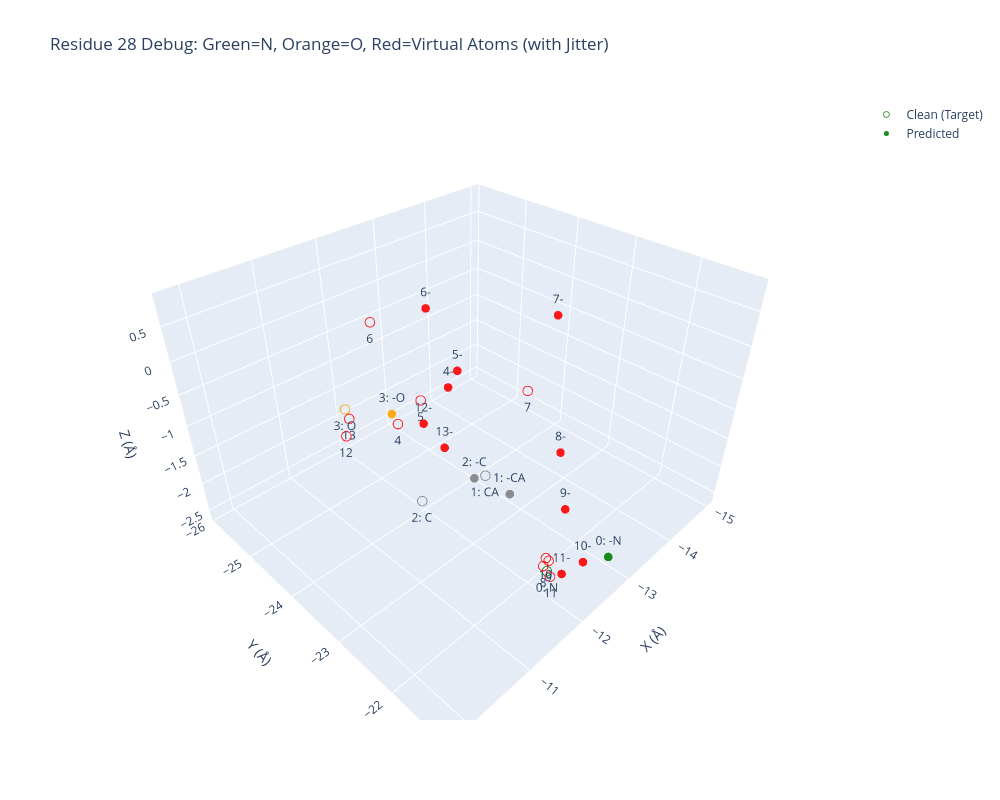

Notebook code for this chart:
### Code cell
import torch
import numpy as np
import plotly.graph_objects as go

# 【新增函数：计算并打印虚拟原子到 N 和 O 的距离】
def print_virtual_atom_distances(coords_noisy: torch.Tensor, res_idx: int):
    """计算预测结构中虚拟原子(4-13)到 N(0) 和 O(3) 的欧氏距离(埃)"""
    # 获取特定残基的坐标 (注意：这里直接计算原始预测坐标，不加 jitter)
    atoms = coords_noisy[res_idx].cpu().numpy()
    
    n_coord = atoms[0]
    o_coord = atoms[3]
    
    print(f"\n=== 残基 {res_idx} 预测结构(Noisy) 虚拟原子距离分析 ===")
    print(f"{'Atom':<8} | {'Dist to N (Å)':<15} | {'Dist to O (Å)':<15}")
    print("-" * 42)
    
    for i in range(4, 14):
        v_coord = atoms[i]
        dist_to_n = np.linalg.norm(v_coord - n_coord)
        dist_to_o = np.linalg.norm(v_coord - o_coord)
        print(f"Atom {i:<3} | {dist_to_n:<15.4f} | {dist_to_o:<15.4f}")
    print("==========================================\n")


def interactive_visualize(
    coords_clean: torch.Tensor,
    coords_noisy: torch.Tensor,
    res_idx: int = 0,  
    output_html: str = None
):
    """Plotly 交互式 3D 图，用于调试 atom14 表示法中虚拟原子的空间分布"""
    
    # 提取坐标时加上 .copy()，避免原地修改影响外部数据
    clean_atoms = coords_clean[res_idx].cpu().numpy().copy()
    noisy_atoms = coords_noisy[res_idx].cpu().numpy().copy()
    
    # 【新增：添加虚伪的微小扰动】
    # 给虚拟原子（索引 4~13）加上正态分布的随机位移，以便在 3D 图中散开
    jitter_scale = 0.1  # 扰动大小 (Å)，如果还是看不清可以稍微调大
    clean_atoms[4:14] += np.random.normal(scale=jitter_scale, size=(10, 3))
    noisy_atoms[4:14] += np.random.normal(scale=jitter_scale, size=(10, 3))
    
    # 为14个原子生成悬停标签，方便你在网页上确认是哪个原子
    atom_labels = []
    for i in range(14):
        if i == 0: atom_labels.append("0: N")
        elif i == 1: atom_labels.append("1: CA")
        elif i == 2: atom_labels.append("2: C")
        elif i == 3: atom_labels.append("3: O")
        else: atom_labels.append(f"{i}")
        # else: atom_labels.append(f"{i}: Virtual/Side")

    
    atom_labels2 = []
    for i in range(14):
        if i == 0: atom_labels2.append("0: -N")
        elif i == 1: atom_labels2.append("1: -CA")
        elif i == 2: atom_labels2.append("2: -C")
        elif i == 3: atom_labels2.append("3: -O")
        else: atom_labels2.append(f"{i}-")

    # 颜色编码：N设为绿色，O设为橙色，CA/C设为灰色，虚拟原子设为红色
    marker_colors = ['green' if i==0 else 'orange' if i==3 else 'gray' if i in [1,2] else 'red' for i in range(14)]

    fig = go.Figure()
    
    # 原始/真实结构 (Clean) 
    fig.add_trace(go.Scatter3d(
        x=clean_atoms[:, 0], y=clean_atoms[:, 1], z=clean_atoms[:, 2],
        mode='markers+text',
        text=atom_labels,
        textposition="bottom center",
        name='Clean (Target)',
        marker=dict(size=6, color=marker_colors, symbol='circle-open', opacity=0.8) # 'blue'
    ))
    
    # 预测结构 (Predicted) 
    fig.add_trace(go.Scatter3d(
        x=noisy_atoms[:, 0], y=noisy_atoms[:, 1], z=noisy_atoms[:, 2],
        mode='markers+text',
        text=atom_labels2,
        textposition="top center",
        name='Predicted',
        marker=dict(size=5, color=marker_colors, opacity=0.9)
    ))
    
    fig.update_layout(
        title=f"Residue {res_idx} Debug: Green=N, Orange=O, Red=Virtual Atoms (with Jitter)",
        scene=dict(
            xaxis_title='X (Å)',
            yaxis_title='Y (Å)',
            zaxis_title='Z (Å)',
            aspectmode='data'  
        ),
        width=1000,
        height=800
    )
    
    if output_html:
        fig.write_html(output_html)
        print(f"✅ Interactive plot saved: {output_html}")
    
    fig.show()
    

# 加载文件
loaded_dict = torch.load(
    '/root/private_data/luog/codex/IgGM2/see/seefile/S0709_1783711039.pt', 
    map_location='cpu',    
    weights_only=True       
)

# 提取你想要查看的数据片段
coords_clean_segment = loaded_dict['clean'].squeeze(0).detach()[:,:,:] # clean
coords_noisy_segment = loaded_dict['pre'].squeeze(0).detach()[:,:,:] # pre 
target_res_idx = 28

# 【新增调用：在画图前打印距离信息】
print_virtual_atom_distances(
    coords_noisy=coords_noisy_segment, 
    res_idx=target_res_idx
)

# 使用示例：检查残基的预测情况
interactive_visualize(
    coords_clean = coords_clean_segment,
    coords_noisy = coords_noisy_segment,
    res_idx = target_res_idx  
)

### Figure 1 — Plotly figure (JSON) as saved in the notebook; plotly's stock layout.template omitted (floating-point values rounded to 4 significant figures)
{"data": [{"marker": {"color": ["green", "gray", "gray", "orange", "red", "red", "red", "red", "red", "red", "red", "red", "red", "red"], "opacity": 0.8, "size": 6, "symbol": "circle-open"}, "mode": "markers+text", "name": "Clean (Target)", "text": ["0: N", "1: CA", "2: C", "3: O", "4", "5", "6", "7", "8", "9", "10", "11", "12", "13"], "textposition": "bottom center", "type": "scatter3d", "x": [-11.83, -11.57, -10.27, -9.898, -11.51, -12.69, -12.68, -13.85, -11.8, -11.84, -11.88, -11.81, -9.819, -9.932], "y": [-21.58, -22.4, -22.05, -22.66, -23.9, -24.81, -25.89, -23.7, -21.62, -21.57, -21.65, -21.51, -22.58, -22.66], "z": [-2.016, -0.8162, -0.1612, 0.8398, -0.8136, -1.458, -0.5438, -1.308, -1.937, -1.834, -1.871, -2.05, 0.6119, 0.7141]}, {"marker": {"color": ["green", "gray", "gray", "orange", "red", "red", "red", "red", "red", "red", "red", "red", "red", "red"], "opacity": 0.9, "size": 5}, "mode": "markers+text", "name": "Predicted", "text": ["0: -N", "1: -CA", "2: -C", "3: -O", "4-", "5-", "6-", "7-", "8-", "9-", "10-", "11-", "12-", "13-"], "textposition": "top center", "type": "scatter3d", "x": [-12.64, -11.94, -10.94, -10.28, -12.56, -13.53, -13.65, -14.99, -13.25, -13.37, -12.55, -12.13, -10.53, -10.58], "y": [-21.23, -22.32, -21.96, -22.45, -24.06, -24.87, -25.7, -24.1, -22.57, -22.47, -21.54, -21.56, -22.27, -22.03], "z": [-2.109, -1.289, -0.2148, 0.7031, -0.8132, -1.334, -0.6013, -0.6227, -1.512, -2.577, -2.365, -2.28, 0.5515, 0.3569]}], "layout": {"height": 800, "scene": {"aspectmode": "data", "xaxis": {"title": {"text": "X (Å)"}}, "yaxis": {"title": {"text": "Y (Å)"}}, "zaxis": {"title": {"text": "Z (Å)"}}}, "title": {"text": "Residue 28 Debug: Green=N, Orange=O, Red=Virtual Atoms (with Jitter)"}, "width": 1000}}
